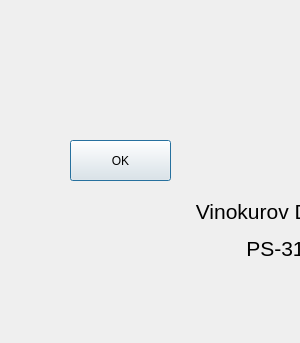
<?xml version="1.0" encoding="UTF-8"?>
<ui version="4.0">
 <class>AboutDialog</class>
 <widget class="QDialog" name="AboutDialog">
  <property name="geometry">
   <rect>
    <x>0</x>
    <y>0</y>
    <width>300</width>
    <height>343</height>
   </rect>
  </property>
  <property name="windowTitle">
   <string>About creator</string>
  </property>
  <property name="locale">
   <locale language="English" country="UnitedStates"/>
  </property>
  <widget class="QLabel" name="label">
   <property name="geometry">
    <rect>
     <x>170</x>
     <y>170</y>
     <width>211</width>
     <height>121</height>
    </rect>
   </property>
   <property name="text">
    <string>&lt;html&gt;&lt;head/&gt;&lt;body&gt;&lt;p align=&quot;center&quot;&gt;&lt;span style=&quot; font-size:16pt;&quot;&gt;Vinokurov Dmitry&lt;/span&gt;&lt;/p&gt;&lt;p align=&quot;center&quot;&gt;&lt;span style=&quot; font-size:16pt;&quot;&gt;PS-31&lt;/span&gt;&lt;/p&gt;&lt;/body&gt;&lt;/html&gt;</string>
   </property>
  </widget>
  <widget class="QPushButton" name="pushButton">
   <property name="geometry">
    <rect>
     <x>70</x>
     <y>140</y>
     <width>101</width>
     <height>41</height>
    </rect>
   </property>
   <property name="text">
    <string>OK</string>
   </property>
  </widget>
 </widget>
 <resources/>
 <connections/>
</ui>
